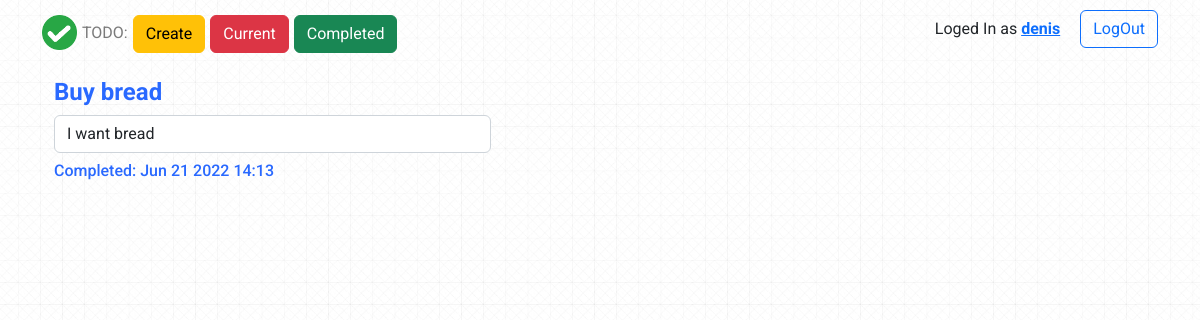
Page /todo/3 (signed in) on the committed database.
### todo/models.py (models this page shows, shortened)
class ToDo(models.Model):
    title = models.CharField(max_length=100)
    memo = models.TextField(blank=True)
    date = models.DateTimeField(auto_now_add=True)
    date_completed = models.DateTimeField(null=True, blank=True)
    important = models.BooleanField(default=False)
    user = models.ForeignKey(User, on_delete=models.CASCADE)

### todo/views.py (the view, shortened to what this page needs)
# urls.py: path('todo/<int:todo_pk>', views.viewtodo, name = 'viewtodo'),
@login_required
def viewtodo(request, todo_pk):
    todo = get_object_or_404(ToDo, pk=todo_pk, user=request.user)
    if request.method == 'GET':
        form = FormTodo(instance=todo, )
        return render(request, 'todo/viewtodo.html', {'todo':todo, 'form':form})

### todo/templates/todo/viewtodo.html (shortened to what this page needs)
{% extends 'todo/base.html' %}
{% block content %}
<div class="container">
    <div class="view-block">
        <div class="view-header">
            <h4>{{ todo.title }}</h4>
        </div>
        <div class="view-form">
            {% if todo.date_completed %}
            {% if todo.memo %}
            <h5 class="form-control">{{ todo.memo }}</h5>
            {% endif %}
            <h6>Completed: {{ todo.date_completed|date:'M j Y H:i' }}</h6>
        {% endif %}
    </div>
</div>
{% endblock %}

### todo/templates/todo/base.html (shortened to what this page needs)
{% load static %}
<!doctype html>
<html lang="en">
  <head>
    <link href="https://cdn.jsdelivr.net/npm/bootstrap@5.2.0-beta1/dist/css/bootstrap.min.css" rel="stylesheet">
    <link rel="stylesheet" href="{% static 'css/style.css'%}">
  </head>
  <body>
    <div class="header">
        <div class="container">
            <nav>
                <div class="menu col-md-8">
                    <div class="menu_btn">
                        <a class="logo-ref" href="/">
                            <img src="{% static 'img/Logo.png' %}" width="35" height="35" class="d-inline-block align-top" alt="Logo">
                            <div class="logo_title">TODO:</div>
                        </a>
                        <a href="{% url 'createtodo' %}">
                            <button type="button" class="btn btn-warning">Create</button>
                        </a>
                        <a href="{% url 'currenttodos' %}">
                            <button type="button" class="btn btn-danger">Current</button>
                        </a>
                        <a href="{% url 'completedtodos' %}">
                            <button type="button" class="btn btn-success">Completed</button>
                        </a>
                    </div>
                </div>
                <div class="logout col-md-4">
                    {% if user.is_authenticated  %}
                    <div class="user_name_loggin">Loged In as
                        <span>
                            <a href="{% url 'currenttodos' %}">
                                {{ user.username }}
                            </a>
                        </span>
                    </div>
                    <form  action="{% url 'logoutuser' %}" method="POST">
                    <button type="submit" class="btn btn-outline-primary">LogOut</button>
                    </form>
                    {% endif %}
                </div>
            </nav>
        </div>
    </div>
    <div class="container">
        {% block content %}{% endblock %}
    </div>
  </body>
</html>

### static/css/style.css (style rules this page uses)
body { font-family:Roboto;background:url(../img/bg_middle.jpg) center center/ cover repeat }
nav { margin-top:10px;display:flex }
.form-control { width:40% }
.menu { display:flex;align-content:center;padding:5px 0 }
.menu .menu_btn { display:flex }
.menu .logo-ref { display:flex }
.menu a { margin-right:5px;text-decoration:none }
.menu .menu_btn .logo_title { color:#7a7a7a;text-align:center;line-height:36px }
.menu .menu_btn img { margin-right:5px }
.logout { display:flex;justify-content:right;align-content:center }
.logout .user_name_loggin { margin-right:20px;padding:7px 0 5px }
.logout .user_name_loggin span { color:blue;font-weight:700 }
.view-block { margin-top:20px }
.view-header h4 { color:rgba(0,76,255,0.841);font-weight:700 }
.view-form h6 { color:rgba(0,76,255,0.841) }

### rows in the picture
ToDo: title "Buy bread", memo "I want bread", date_completed "Jun 21 2022 14:13"

### other values in the picture
{{ user.username }} "denis"
